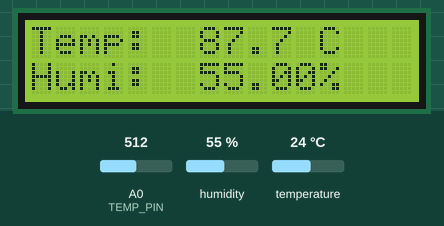
Simulated run of this sketch. Board: Arduino Mega 2560, built with avr-gcc and run on an emulated ATmega2560. Parts: 16×2 character LCD. The inputs (shaded band) are chosen by the test bench; at power-on: A0 (TEMP_PIN) = 512, humidity 55 %, temperature 24 °C. The modem accepts every AT command (registered, SIM ready, sends succeed) and sends nothing else; what the sketch prints to the serial monitor is not drawn.

Above: at 2.3 s.
2.4 s: A0 (TEMP_PIN) set to 0
At 8.5 s:
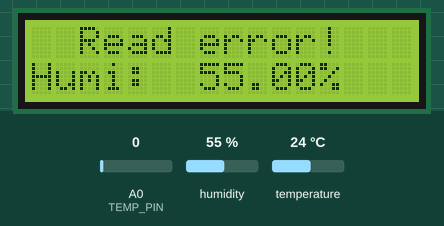
9.2 s: A0 (TEMP_PIN) set to 122
At 9.7 s:
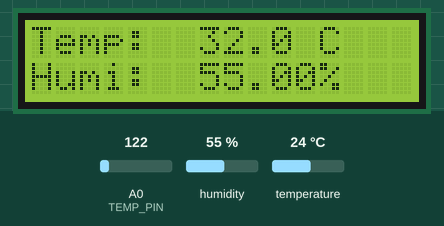
10.7 s: humidity set to 22 %
At 11.9 s:
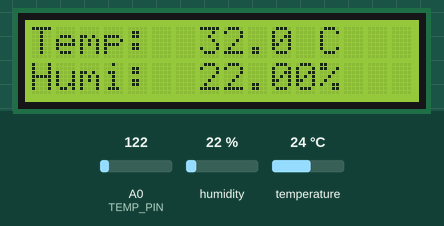
12.8 s: humidity set to 40 %
At 14.0 s:
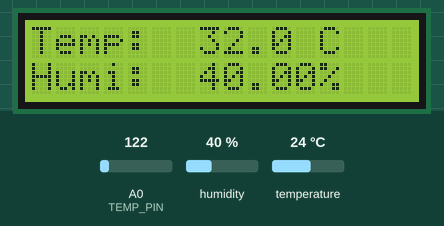
20.5 s: humidity set to 68 %
At 25.9 s:
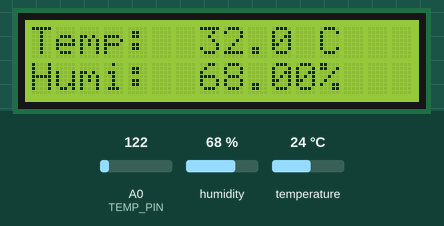
Timing chart, 0 to 27.4 s (numbered marks = the images above; inputs shaded):
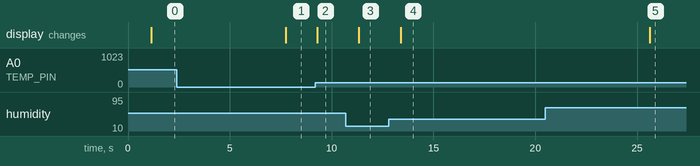

Measured:
- after the input at 2.4 s, the display: changes after 5.3 s (image 1)
- after the input at 9.2 s, the display: changes after 0.08 s (image 2)
- after the input at 10.7 s, the display: changes after 0.63 s (image 3)
- after the input at 12.8 s, the display: changes after 0.58 s (image 4)
- after the input at 20.5 s, the display: changes after 5.1 s (image 5)

The sketch:

thermometer_wifi.ino
```cpp
#include <LiquidCrystal.h>
#include <DHT.h>
// Using Serial1 (hardware serial) instead of SoftwareSerial
// Module TX → MEGA D19 (RX1), Module RX → MEGA D18 (TX1)
#include <ArduinoJson.h>

#define TEMP_PIN     A0
#define SERIES_R     10000.0   // 10kΩ series resistor
#define THERM_R0     100000.0  // thermistor resistance at 25°C (100kΩ NTC)
#define THERM_B      3950.0    // Beta value
#define T0           298.15    // 25°C in Kelvin
#define DHT_PIN   6
#define DHT_TYPE  DHT11

DHT dht(DHT_PIN, DHT_TYPE);
#define esp Serial1
//                BS  E  D4 D5  D6 D7
LiquidCrystal lcd(7, 8, 9, 10, 11, 12);

// const char* SSID     = "ESAIP";
// const char* WIFI_USERNAME = "nguengant.ing2027";
// const char* PASSWORD = "password";

const char* SSID     = "Test261";
const char* WIFI_USERNAME = "";
const char* PASSWORD = "yobx5224";
const char* HOST     = "webhook.site";
const char* ENDPOINT = "/ca9dcc0d-34c0-4391-a079-c886fcef2976";
const int   PORT     = 80;

int loopCounter = 0;
const int OUTPUT_RATE = 20; // 1 per second of delay

bool sendAT(const char* cmd, const char* expected, int timeout = 3000) {
  esp.println(cmd);
  long t = millis();
  String response = "";

  while (millis() - t < timeout) {
    while (esp.available()) response += (char)esp.read();
    if (response.indexOf(expected) != -1) {
      Serial.println("[AT] " + response);
      return true;
    }
  }
  Serial.println("[AT FAIL] " + response);
  return false;
}


void connectWiFi() {
  Serial.println("Connecting to WiFi...");

  sendAT("AT", "OK");
  sendAT("AT+CWMODE=1", "OK");

  String cmd;
  if (strlen(WIFI_USERNAME) > 0) {
    // WPA2-Enterprise (PEAP)
    Serial.println("Mode: WPA2-Enterprise");
    cmd = "AT+CWJEAP=\"";
    cmd += SSID;
    cmd += "\",0,\"";
    cmd += WIFI_USERNAME;
    cmd += "\",\"";
    cmd += WIFI_USERNAME;
    cmd += "\",\"";
    cmd += PASSWORD;
    cmd += "\", 0";
  } else {
    // WPA2-PSK (password only)
    Serial.println("Mode: WPA2-PSK");
    cmd = "AT+CWJAP=\"";
    cmd += SSID;
    cmd += "\",\"";
    cmd += PASSWORD;
    cmd += "\"";
  }

  if (!sendAT(cmd.c_str(), "WIFI GOT IP", 20000)) {
    Serial.println("WiFi failed! Check credentials.");
    while (true);
  }

  Serial.println("WiFi connected!");
}


String buildPayload(float temperature, float humidity){
  StaticJsonDocument<200> doc;
  doc["temperature"] = temperature;
  doc["humidity"]    = humidity;

  String payload;
  serializeJson(doc, payload);

  Serial.println("Payload: " + payload);
  return payload;
}


void postSensorData(String payload) {
  String tcpCmd = "AT+CIPSTART=\"TCP\",\"";
  tcpCmd += HOST;
  tcpCmd += "\",";
  tcpCmd += PORT;

  if (!sendAT(tcpCmd.c_str(), "CONNECT", 5000)) {
    Serial.println("TCP connection failed, retrying next loop.");
    return;
  }


  String http  = "POST ";
         http += ENDPOINT;
         http += " HTTP/1.1\r\n";
         http += "Host: ";
         http += HOST;
         http += "\r\n";
         http += "Content-Type: application/json\r\n";
         http += "Content-Length: ";
         http += payload.length();
         http += "\r\n";
         http += "Connection: close\r\n\r\n";
         http += payload;

  String sendCmd = "AT+CIPSEND=";
  sendCmd += http.length();

  if (!sendAT(sendCmd.c_str(), ">", 30000)) {
    Serial.println("CIPSEND failed!");
    sendAT("AT+CIPCLOSE", "OK");
    return;
  }

  esp.print(http);

  Serial.println("=== API Response ===");
  long t = millis();
  while (millis() - t < 6000) {
    while (esp.available()) {
      Serial.write(esp.read());
      t = millis();
    }
  }

  sendAT("AT+CIPCLOSE", "OK");
  Serial.println("\n=== Request Done ===");
}


void setup()
{
  Serial.begin(9600);
  esp.begin(115200);
  lcd.begin(16, 2);
  lcd.setCursor(0, 0);
  lcd.print("   Activ'ESAIP   ");
  lcd.setCursor(0, 1);
  lcd.print("   Patientez...   ");
  pinMode(DHT_PIN, INPUT_PULLUP);
  dht.begin();
  connectWiFi();
  delay(1000);
}
void loop()
{
  int raw = analogRead(TEMP_PIN);

  if (raw == 0) {
    lcd.setCursor(0, 0);
    lcd.print("  Read error!   ");
    delay(500);
    return;
  }

  // Thermistor on top: 5V → thermistor → A0 → 10kΩ → GND
  double R = SERIES_R * (1024.0 / raw - 1.0);
  // Beta equation
  double tempK = 1.0 / (1.0 / T0 + (1.0 / THERM_B) * log(R / THERM_R0));
  float tempC = tempK - 273.15;
  float tempF = (tempC * 9.0) / 5.0 + 32.0;

  lcd.setCursor(0, 0);
  lcd.print("Temp:       C  ");
  lcd.setCursor(7, 0);
  lcd.print(tempC, 1);


  float humidity = dht.readHumidity();
  float tempCDHT    = dht.readTemperature();
  float tempFDHT    = dht.readTemperature(true);

  lcd.setCursor(0, 1);
  lcd.print("Humi:       %  ");
  lcd.setCursor(7, 1);
  lcd.print(humidity);

  if (loopCounter == 0){
    postSensorData(buildPayload(tempC, humidity));
    loopCounter = OUTPUT_RATE;
  }

  delay(500);
  loopCounter += -1;
}
```
